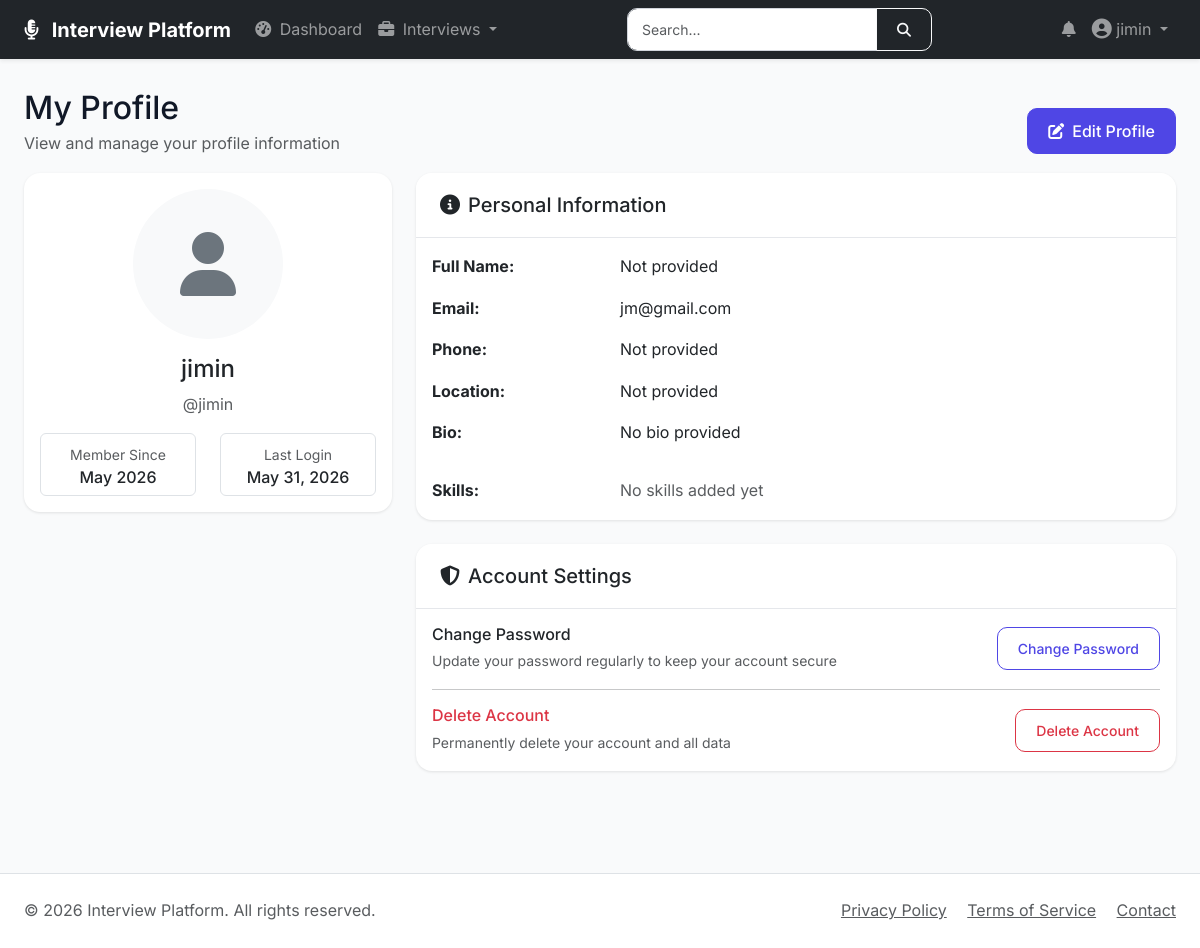
Screenshot of /profile/ (signed in) with the database file from the repository.
### base/models.py (models this page shows, shortened)
class User(AbstractUser):
    email = models.EmailField(unique=True)
    full_name = models.CharField(max_length=140, blank=True)
    phone_number = models.CharField(max_length=20, blank=True)
    profile_image = models.ImageField(upload_to="users/profile_images/", blank=True, null=True)
    is_verified = models.BooleanField(default=False)

class UUIDTimeStampedModel(models.Model):
    id = models.UUIDField(primary_key=True, default=uuid.uuid4, editable=False)
    created_at = models.DateTimeField(auto_now_add=True, db_index=True)
    updated_at = models.DateTimeField(auto_now=True)
    class Meta:
        abstract = True

class UserProfile(UUIDTimeStampedModel):
    class ExperienceLevel(models.TextChoices):
        FRESHER = "FRESHER", "Fresher"
        JUNIOR = "JUNIOR", "Junior"
        MID_LEVEL = "MID_LEVEL", "Mid Level"
        SENIOR = "SENIOR", "Senior"
    user = models.OneToOneField(settings.AUTH_USER_MODEL, on_delete=models.CASCADE, related_name="profile")
    headline = models.CharField(max_length=180, blank=True, default='')
    bio = models.TextField(blank=True, default='')
    experience_level = models.CharField(
        max_length=30,
        choices=ExperienceLevel.choices,
        default=ExperienceLevel.FRESHER,
    )
    target_role = models.CharField(max_length=140, blank=True, default='')
    skills = models.JSONField(default=list, blank=True)  # Make sure default is list, not None
    resume = models.FileField(upload_to="users/resumes/", blank=True, null=True)
    linkedin_url = models.URLField(blank=True, default='')
    github_url = models.URLField(blank=True, default='')

### base/views.py (the view)
# urls.py: path('profile/', views.profile_view, name='profile'),
@login_required
def profile_view(request):
    profile, created = UserProfile.objects.get_or_create(user=request.user)
    return render(request, 'profile.html', {'profile': profile})

### base/templates/profile.html (shortened to what this page needs)
{% extends 'main.html' %}
{% block page_header %}
<div class="d-flex justify-content-between align-items-center">
    <div>
        <h1 class="h2 mb-1">My Profile</h1>
        <p class="text-muted">View and manage your profile information</p>
    </div>
    <div>
        <a href="{% url 'profile_edit' %}" class="btn btn-primary">
            <i class="fas fa-edit me-2"></i>Edit Profile
        </a>
    </div>
</div>
{% endblock %}
{% block content %}
<div class="row fade-in">
    <div class="col-md-4 mb-4">
        <div class="card text-center">
            <div class="card-body">
                {% if profile.avatar %}
                    <img src="{{ profile.avatar.url }}" alt="{{ user.username }}" class="rounded-circle img-fluid mb-3" style="width: 150px; height: 150px; object-fit: cover;">
                {% else %}
                    <div class="bg-light rounded-circle d-inline-flex align-items-center justify-content-center mb-3" style="width: 150px; height: 150px;">
                        <i class="fas fa-user fa-4x text-secondary"></i>
                    </div>
                {% endif %}
                <h4>{{ user.get_full_name|default:user.username }}</h4>
                <p class="text-muted">@{{ user.username }}</p>
                <div class="mt-3">
                    <div class="row">
                        <div class="col-6">
                            <div class="border rounded p-2">
                                <small class="text-muted">Member Since</small>
                                <h6 class="mb-0">{{ user.date_joined|date:"M Y" }}</h6>
                            </div>
                        </div>
                        <div class="col-6">
                            <div class="border rounded p-2">
                                <small class="text-muted">Last Login</small>
                                <h6 class="mb-0">{{ user.last_login|date:"M d, Y" }}</h6>
                            </div>
                        </div>
                    </div>
                </div>
            </div>
        </div>
    </div>
    <div class="col-md-8 mb-4">
        <div class="card">
            <div class="card-header">
                <h5 class="mb-0"><i class="fas fa-info-circle me-2"></i>Personal Information</h5>
            </div>
            <div class="card-body">
                <div class="row mb-3">
                    <div class="col-sm-3">
                        <strong>Full Name:</strong>
                    </div>
                    <div class="col-sm-9">
                        {{ user.get_full_name|default:"Not provided" }}
                    </div>
                </div>
                <div class="row mb-3">
                    <div class="col-sm-3">
                        <strong>Email:</strong>
                    </div>
                    <div class="col-sm-9">
                        {{ user.email }}
                    </div>
                </div>
                <div class="row mb-3">
                    <div class="col-sm-3">
                        <strong>Phone:</strong>
                    </div>
                    <div class="col-sm-9">
                        {{ profile.phone|default:"Not provided" }}
                    </div>
                </div>
                <div class="row mb-3">
                    <div class="col-sm-3">
                        <strong>Location:</strong>
                    </div>
                    <div class="col-sm-9">
                        {{ profile.location|default:"Not provided" }}
                    </div>
                </div>
                <div class="row mb-3">
                    <div class="col-sm-3">
                        <strong>Bio:</strong>
                    </div>
                    <div class="col-sm-9">
                        {{ profile.bio|default:"No bio provided"|linebreaks }}
                    </div>
                </div>
                <div class="row">
                    <div class="col-sm-3">
                        <strong>Skills:</strong>
                    </div>
                    <div class="col-sm-9">
                        {% if profile.skills.all %}
                            {% for skill in profile.skills.all %}
                                <span class="badge bg-secondary me-1 mb-1">{{ skill.name }}</span>
                            {% endfor %}
                        {% else %}
                            <span class="text-muted">No skills added yet</span>
                        {% endif %}
                    </div>
                </div>
            </div>
        </div>
        <div class="card mt-4">
            <div class="card-header">
                <h5 class="mb-0"><i class="fas fa-shield-alt me-2"></i>Account Settings</h5>
            </div>
            <div class="card-body">
                <div class="d-flex justify-content-between align-items-center mb-3">
                    <div>
                        <h6 class="mb-1">Change Password</h6>
                        <small class="text-muted">Update your password regularly to keep your account secure</small>
                    </div>
                    <a href="{% url 'change_password' %}" class="btn btn-sm btn-outline-primary">Change Password</a>
                </div>
                <hr>
                <div class="d-flex justify-content-between align-items-center">
                    <div>
                        <h6 class="mb-1 text-danger">Delete Account</h6>
                        <small class="text-muted">Permanently delete your account and all data</small>
                    </div>
                    <button class="btn btn-sm btn-outline-danger" data-bs-toggle="modal" data-bs-target="#deleteAccountModal">Delete Account</button>
                </div>
            </div>
        </div>
    </div>
</div>
{% endblock %}

### templates/nav.html (shortened to what this page needs)
{% load static %}
<nav class="navbar navbar-expand-lg navbar-dark bg-dark sticky-top shadow-sm">
    <div class="container-fluid px-4">
        <a class="navbar-brand fw-bold" href="{% url 'home' %}">
            <i class="fas fa-microphone-alt me-2"></i>
            Interview Platform
        </a>
        <div class="collapse navbar-collapse" id="navbarMain">
            <ul class="navbar-nav me-auto mb-2 mb-lg-0">
                {% if user.is_authenticated %}
                    <li class="nav-item">
                        <a class="nav-link {% if request.resolver_match.url_name == 'dashboard' %}active{% endif %}" href="{% url 'dashboard' %}">
                            <i class="fas fa-tachometer-alt me-1"></i> Dashboard
                        </a>
                    </li>
                    <li class="nav-item dropdown">
                        <a class="nav-link dropdown-toggle" href="#" role="button" data-bs-toggle="dropdown">
                            <i class="fas fa-briefcase me-1"></i> Interviews
                        </a>
                    </li>
                {% endif %}
            </ul>
            {% if user.is_authenticated %}
                <form class="d-flex mx-3" action="{% url 'global_search' %}" method="GET">
                    <div class="input-group">
                        <input class="form-control form-control-sm" type="search" name="q" placeholder="Search..." aria-label="Search" style="width: 250px;">
                        <button class="btn btn-sm btn-outline-light" type="submit">
                            <i class="fas fa-search"></i>
                        </button>
                    </div>
                </form>
            {% endif %}
            <ul class="navbar-nav ms-auto mb-2 mb-lg-0">
                {% if user.is_authenticated %}
                    <li class="nav-item dropdown">
                        <a class="nav-link position-relative" href="#" role="button" data-bs-toggle="dropdown">
                            <i class="fas fa-bell"></i>
                        </a>
                    </li>
                    <li class="nav-item dropdown">
                        <a class="nav-link dropdown-toggle" href="#" role="button" data-bs-toggle="dropdown">
                            {% if user.userprofile.avatar %}
                                <img src="{{ user.userprofile.avatar.url }}" alt="{{ user.username }}" class="rounded-circle me-1" style="width: 30px; height: 30px; object-fit: cover;">
                            {% else %}
                                <i class="fas fa-user-circle fa-lg"></i>
                            {% endif %}
                            {{ user.username|truncatechars:15 }}
                        </a>
                    </li>
                {% endif %}
            </ul>
        </div>
    </div>
</nav>

### templates/main.html (style rules this page uses)
:root { --primary-color: #4f46e5; --primary-dark: #4338ca; --secondary-color: #06b6d4; --success-color: #10b981; --warning-color: #f59e0b; --danger-color: #ef4444; --dark-color: #1f2937; --light-color: #f3f4f6; }
* { margin: 0; padding: 0; box-sizing: border-box; }
body { font-family: 'Inter', sans-serif; background-color: #f9fafb; color: #111827; line-height: 1.6; }
.card { border: none; border-radius: 16px; box-shadow: 0 1px 3px rgba(0,0,0,0.1); transition: transform 0.2s, box-shadow 0.2s; background: white; }
.card-header { background: white; border-bottom: 1px solid #e5e7eb; padding: 1.25rem 1.5rem; font-weight: 600; border-radius: 16px 16px 0 0 !important; }
.btn { border-radius: 10px; padding: 0.625rem 1.25rem; font-weight: 500; transition: all 0.2s; }
.btn-primary { background: var(--primary-color); border-color: var(--primary-color); }
.btn-outline-primary { color: var(--primary-color); border-color: var(--primary-color); }
.form-control, .form-select { border-radius: 10px; border: 1px solid #d1d5db; padding: 0.625rem 0.875rem; transition: all 0.2s; }
.fade-in { animation: fadeIn 0.5s ease-out; }

### rows the page displays
User: username "jimin", get_full_name "jimin", date_joined "May 2026", last_login "May 31, 2026", get_full_name "Not provided", email "jm@gmail.com"
UserProfile: bio "No bio provided"

### other values shown
{{ profile.phone|default:"Not provided" }} "Not provided"
{{ profile.location|default:"Not provided" }} "Not provided"
